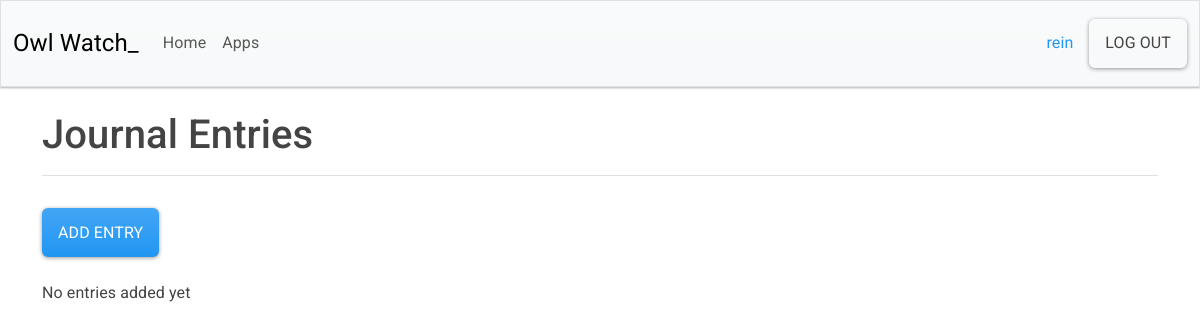
Page /journal/entries/1/ (signed in) on the earlier database version.
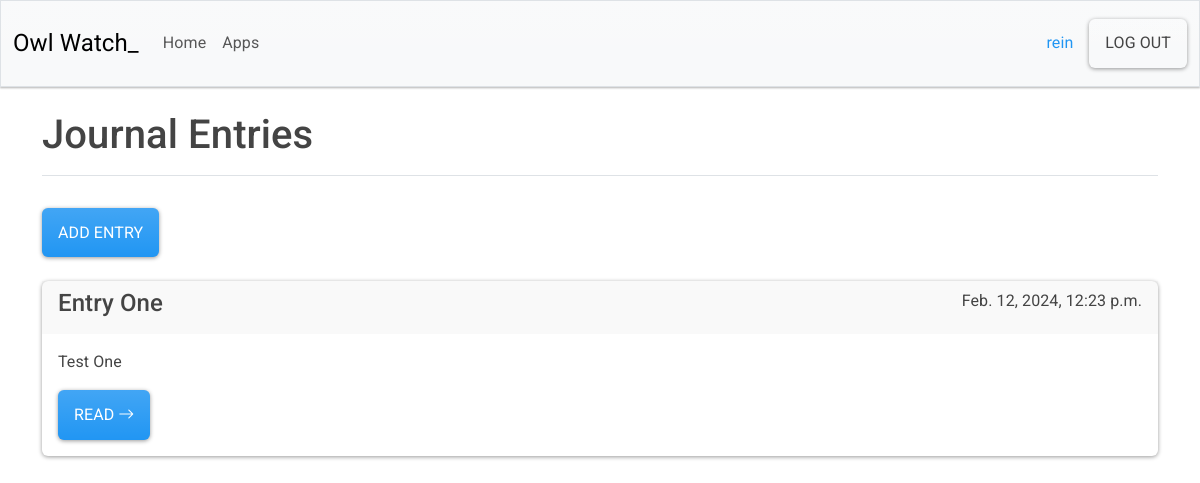
Same page on the later database version.
### journal/models.py (models this page shows)
class Entry(models.Model):
    owner = models.ForeignKey(settings.AUTH_USER_MODEL, on_delete=models.CASCADE)
    title = models.CharField(max_length=256)
    text = models.TextField()
    created_date = models.DateTimeField(default=timezone.now)
    def __str__(self):
        if len(self.text) <= 50:
            return self.text
        return self.text[:50] + "..."

### journal/views.py (the view)
# urls.py: path("entries/<int:user_id>/", views.entries, name="entries"),
@login_required
def entries(request, user_id):
    entries = Entry.objects.filter(owner=user_id).order_by("created_date")
    context = {"entries": entries, "user_id": user_id}
    return render(request, "journal/entries.html", context)

### journal/templates/journal/entries.html
{% extends 'app_owlwatch/base.html' %}
{% load django_bootstrap5 %}
{% block page_header %}
<h1>Journal Entries</h1>
{% endblock page_header %}
{% block content %}
<a href="{% url 'journal:add_entry' user_id=user_id %}" class="btn btn-primary mb-4">Add entry</a>
{% for entry in entries %}
<div class="card bg-secondary mb-3">
    <div class="card-header d-flex justify-content-between">
        <div>
            <h4>{{ entry.title }}</h4>
        </div>
        <div>{{ entry.created_date }}</div>
    </div>
    <div class="card-body">
        <p class="card-text">{{ entry }}</p>
        <a href="{% url 'journal:entry_info' entry_id=entry.id %}" class="btn btn-primary">
            Read<i class="bi bi-arrow-right ms-1"></i></a>
    </div>
</div>
{% empty %}
<p>No entries added yet</p>
{% endfor %}
{% endblock content %}

Differences in the rows shown:
added Entry: title "Entry One", created_date "Feb. 12, 2024, 12:23 p.m.", text "Test One"
Other differences:
text no longer shown: "No entries added yet"
